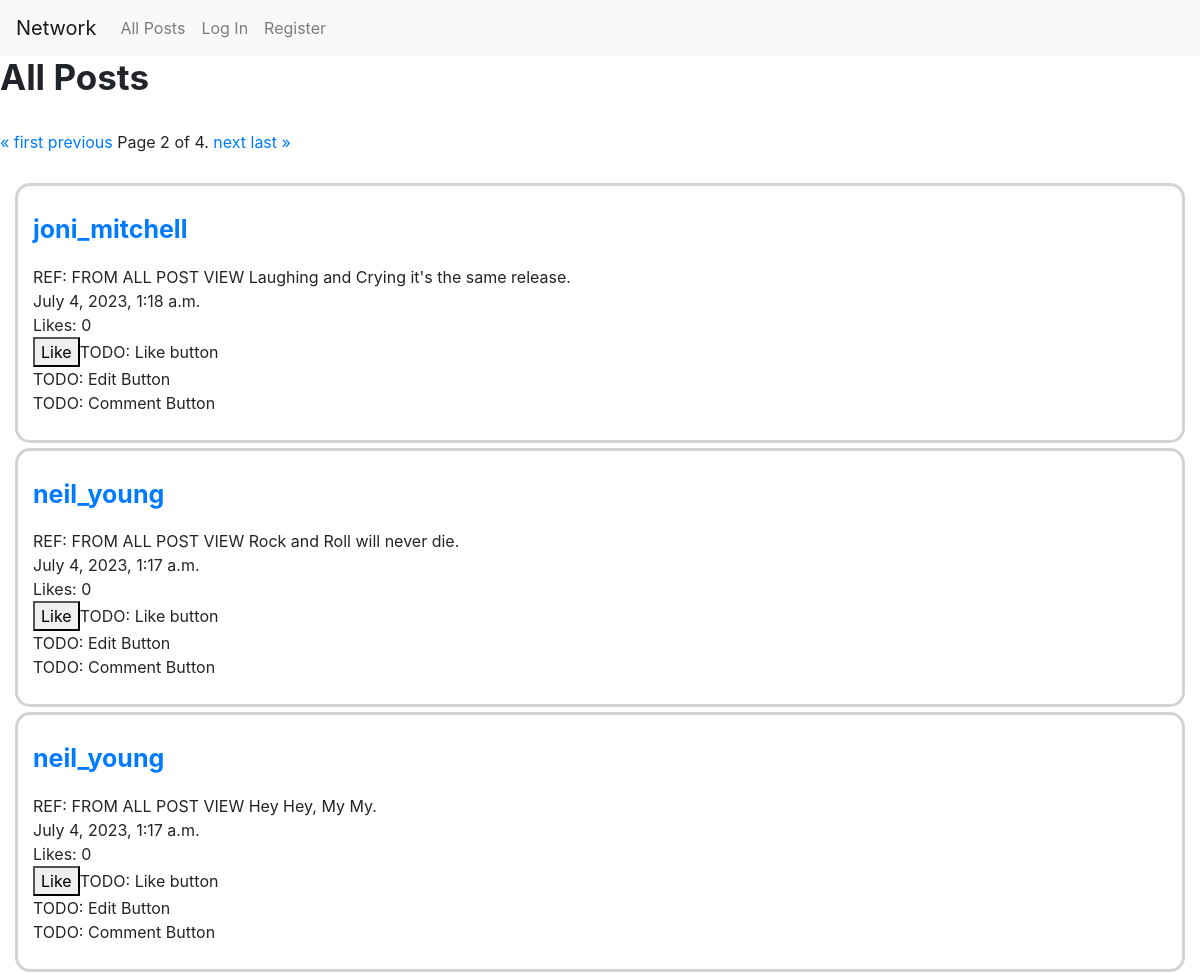
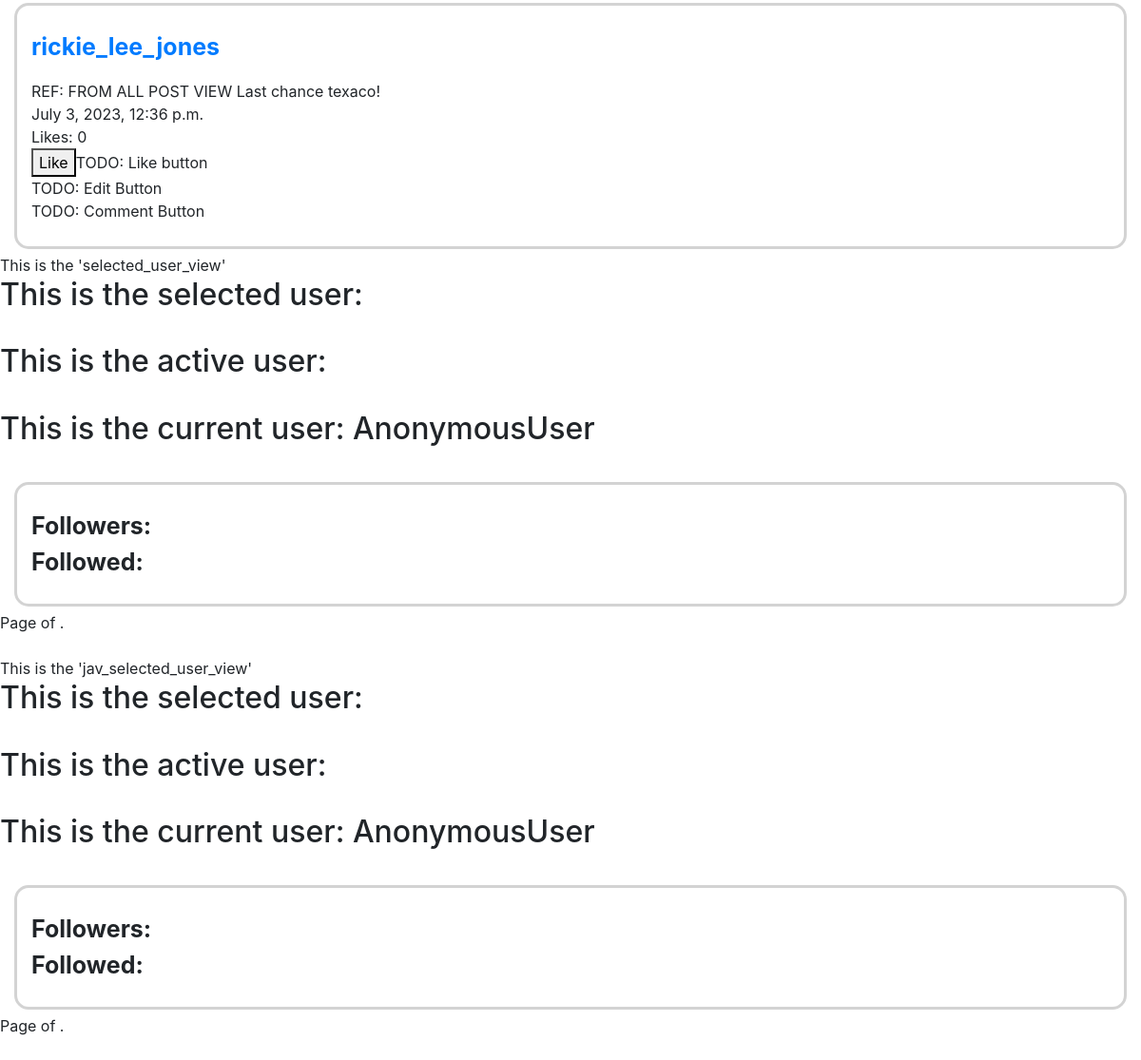
Screenshot of /?page=2 with the database file from the repository (2 pictures, top to bottom).
### network/models.py (models this page shows, shortened)
class Post(models.Model):
    content = models.CharField(max_length=128)
    user = models.ForeignKey(User, on_delete=models.CASCADE, related_name="user")
    likes = models.IntegerField(default=0)
    timestamp = models.DateTimeField(auto_now_add=True)

class User(AbstractUser):
    followed_by_user = models.IntegerField(default=0)
    followers_of_user = models.IntegerField(default=0)
    def __str__(self):
        return f"{self.username}"

### network/views.py (the view)
# urls.py: path("", views.index, name="index"),
def index(request, request_name=None):
    if (request_name == None):
        print("Name = None")
    else:
        print("Name from request: ", request_name)
    current_user = request.user
    if request.method == "POST":
        post_content = request.POST["post_content"]
        post = Post(content=post_content, user=current_user)
        post.save()
        return HttpResponseRedirect(reverse("index"))
    else:
        if request.user.is_authenticated:
          if (request_name == None):
            print("Name = None") #print test, can delete
            active_user = User.objects.get(username=current_user)
            active_user_posts = Post.objects.filter(user=active_user.id).order_by("-timestamp")
            paginator_active_user = Paginator(active_user_posts, 2)
            page_number = request.GET.get('page')
            page_obj_active_user = paginator_active_user.get_page(page_number)
            posts = Post.objects.all().order_by("-timestamp")
            paginator = Paginator(posts, 4)
            page_number = request.GET.get('page')
            page_obj = paginator.get_page(page_number)
            return render(request, "network/index.html",
            { "page_obj" : page_obj,
            "current_user" : current_user, #get rid of if user has it's own path
            "page_obj_active_user": page_obj_active_user,
            "active_user": active_user,
                })
          else:
            print(request_name)  #print test, can delete
            selected_user = User.objects.get(username=request_name)
            print("selected user: ", selected_user)
            selected_user_posts = Post.objects.filter(user=selected_user.id).order_by("-timestamp")
            paginator_selected_user = Paginator(selected_user_posts, 2)
            page_number = request.GET.get('page')
            page_obj_selected_user = paginator_selected_user.get_page(page_number)
            return render(request, "network/index.html",
            {"current_user" : current_user, #get rid of if user has it's own path
            "page_obj_selected_user": page_obj_selected_user,
            "selected_user": selected_user})
        else:
          print("NOZE")
          posts = Post.objects.all().order_by("-timestamp")
          paginator = Paginator(posts, 4)
          page_number = request.GET.get('page')
          page_obj = paginator.get_page(page_number)
          return render(request, "network/index.html",
            {"page_obj" : page_obj,
            "current_user" : current_user, })

### network/templates/network/index.html (shortened to what this page needs)
{% extends "network/layout.html" %}
{% load static %}
{% block body %}
    <div id="all_post-view">
    <h3 style="font-size: 35px";><strong>All Posts</strong></h3>
    <br>
        <div class="pagination">
          <span class="step-links">
            {% if page_obj.has_previous %}
              <a href="?page=1">&laquo; first</a>
              <a href="?page={{ page_obj.previous_page_number }}">previous</a>
            {% endif %}
            <span class="current">
              Page {{ page_obj.number }} of {{ page_obj.paginator.num_pages }}.
            </span>
            {% if page_obj.has_next %}
              <a href="?page={{ page_obj.next_page_number }}">next</a>
              <a href="?page={{ page_obj.paginator.num_pages }}">last &raquo;</a>
            {% endif %}
          </span>
        </div><br>
        {% for p in page_obj %}
          <div class="post_style">
            <p id="userlink" class="user_post" name="user_name" data-name="{{p.user}}" style="font-size:25px; font-weight: bold ;">
              <a href="{% url 'index_selecteduser' p.user %}">{{p.user}}</a>
            </p>
            REF: FROM ALL POST VIEW
            {{p.content}}<br>
            {{p.timestamp}}<br>
            Likes: {{p.likes}}<br>
            <button>Like</button>TODO: Like button<br>
            TODO: Edit Button<br>
            TODO: Comment Button
            <br>
          </div>
        {% endfor %}
    </div>
    <div id="selected_user_view">
    This is the 'selected_user_view'
    <h2>This is the selected user: {{selected_user}}</h2><br>
    <h2>This is the active user: {{active_user}}</h2><br>
    <h2>This is the current user: {{current_user}}</h2><br>
    <p class="post_style" >
      <strong style="font-size:25px;">Followers:</strong> {{ selected_user.followers_of_user }}<br>
      <strong style="font-size:25px;">Followed: </strong> {{ selected_user.followed_by_user }} <br>
    </p>
    <div class="pagination">
      <span class="step-links">
      <span class="current">
        Page {{ page_obj_selected_user.number }} of {{ page_obj_selected_user.paginator.num_pages }}.
      </span>
      </span>
    </div><br>
</div>
<div id="jav_selected_user_view">
    This is the 'jav_selected_user_view'
    <h2>This is the selected user: {{selected_user}}</h2><br>
    <h2>This is the active user: {{active_user}}</h2><br>
    <h2>This is the current user: {{current_user}}</h2><br>
    <p class="post_style" >
      <strong style="font-size:25px;">Followers:</strong> {{ selected_user.followers_of_user }}<br>
      <strong style="font-size:25px;">Followed: </strong> {{ selected_user.followed_by_user }} <br>
    </p>
    <div class="pagination">
      <span class="step-links">
      <span class="current">
        Page {{ page_obj_selected_user.number }} of {{ page_obj_selected_user.paginator.num_pages }}.
      </span>
      </span>
    </div><br>
</div>
{% endblock %}

### network/static/network/styles.css (style rules this page uses)
.post_style { border-color: lightgrey; border-radius:15px; border-style: solid; margin: 5px 15px 5px 15px; padding:25px 15px 25px 15px; }

### rows the page displays
Post: user "joni_mitchell", content "Laughing and Crying it's the same release.", timestamp "July 4, 2023, 1:18 a.m.", likes "0"
Post: user "neil_young", content "Rock and Roll will never die.", timestamp "July 4, 2023, 1:17 a.m.", likes "0"
Post: user "neil_young", content "Hey Hey, My My.", timestamp "July 4, 2023, 1:17 a.m.", likes "0"
Post: user "rickie_lee_jones", content "Last chance texaco!", timestamp "July 3, 2023, 12:36 p.m.", likes "0"

### other values shown
{{ page_obj.number }} "2"
{{ page_obj.paginator.num_pages }} "4"
{{ current_user }} "AnonymousUser"
